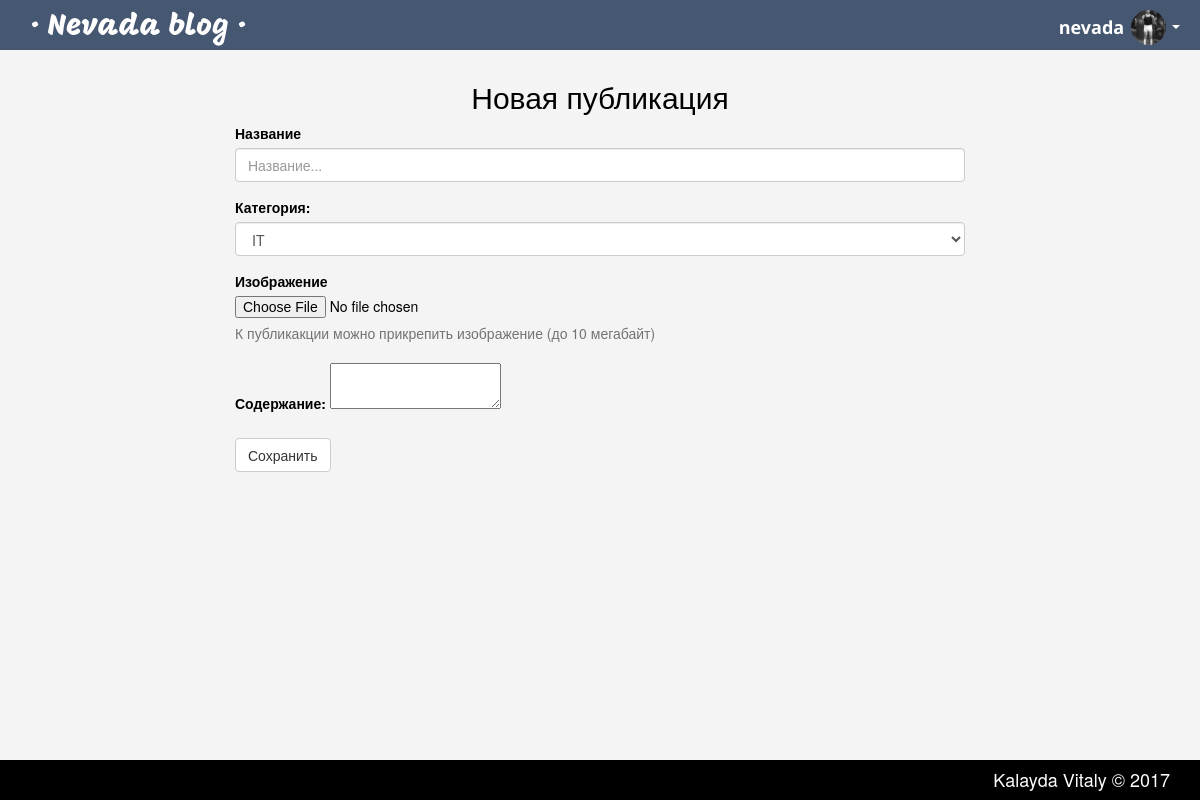
The app's page /post/create (signed in) with its own data.
### tables this page shows
CREATE TABLE `users_profiles` (
  `user_id` int(11) UNSIGNED NOT NULL,
  `email` varchar(50) DEFAULT NULL,
  `first_name` varchar(50) DEFAULT NULL,
  `last_name` varchar(50) DEFAULT NULL,
  `birth_day` date DEFAULT NULL,
  `city` varchar(50) DEFAULT NULL,
  `avatar` varchar(255) NOT NULL,
  `last_activity` timestamp NULL DEFAULT NULL
);

CREATE TABLE `users` (
  `id` int(11) UNSIGNED NOT NULL,
  `username` varchar(50) NOT NULL,
  `password` varchar(255) NOT NULL,
  `salt` varchar(64) NOT NULL,
  `role_id` int(11) UNSIGNED NOT NULL DEFAULT '1',
  `created_at` timestamp NOT NULL DEFAULT CURRENT_TIMESTAMP,
  `del_flag` tinyint(1) UNSIGNED NOT NULL DEFAULT '0'
);

### app/controllers/PostController.php (called while the page is built, shortened)
<?php
class PostController extends Controller {
	public function __construct() {
		$this->postModel = new Post;
		$categories = $this->postModel->getCategoriesList();
		$this->view->data('categories', $categories);
	}
	public function createAction() {
		$post = new Post;
		$categories = $post->getCategoriesList();
		$this->view->data('categories', $categories);
		return $this->view->render('main', 'post/create');
	}
}

### index.php (called while the page is built, shortened)
<?php
$app = new Router;

### app/libs/Database/QueryBuilder.php (called while the page is built, shortened)
<?php
class QueryBuilder {
	public $db;
	private static $_instance = null;
	public static function getInstance() {
		if(is_null(self::$_instance))
		{
			self::$_instance = new self();
		}
		return self::$_instance;
	}
	private function __construct() {
		$this->db = new Connector;
	}
	private function query($sql, $values = []) {
		if ($query = $this->db->prepare($sql)) {
			if (!empty($values)) {
				$values = array_values($values);
				if (count($values)) {
					$x = 1;
					foreach ($values as $param) {
						$query->bindValue($x, $param);
						$x++;
					}
				}
			}
			if ($query->execute()) {
				$queryWord = explode(' ', $sql)[0];
				if ($queryWord == 'SELECT') {
					if ($query->rowCount()) {
						return $query->fetchAll(\PDO::FETCH_OBJ);
					}
				} else if ($queryWord == 'INSERT') {
					return $this->db->lastInsertId();
				} else {
					return true;
				}
			}
		}
		return false;
	}
	private function prequery($action, $table, $parameters = []) {
		if ($parameters) {
			$fieldsArray = array_filter(array_keys($parameters), function($k) {return !is_int($k);});
			$valuesArray = array_values($parameters);
			$where = [];
			foreach($fieldsArray as $field) {
				$where[] = "{$field} = ?";
			}
			$where = implode(' AND ', $where);
		}
		$act = explode(' ', $action)[0];
		if ($act == 'SELECT' || $act == 'DELETE') {
			$sql = "{$action} FROM {$table}";
		} else if ($act == 'UPDATE') {
			$sql = "{$action}";
		}
		if (isset($where)) {
			$sql .= " WHERE {$where}";
		}
		if (isset($valuesArray)) {
			return $this->query($sql, $valuesArray);
		} else {
			return $this->query($sql);
		}
	}
	public function sql($sql, $fields = null) {
		$query = $this->db->prepare($sql);
		$query->execute($fields);
		if (explode(' ', $sql)[0] == 'SELECT') {
			if ($query->rowCount()) {
				return $query->fetchAll(\PDO::FETCH_OBJ);
			}
		} else {
			return true;
		}
	}
	public function update($table, $set, $parameters) {
		if ($table && $set && $parameters) {
			$setFields = [];
			$setValues = [];
			foreach ($set as $field => $value) {
				$setFields[] = "{$field} = ?";
				$setValues[] = $value;
			}
			$parameters = array_merge($setValues, $parameters);
			$set = implode(', ', $setFields);
			$action = "UPDATE {$table} SET {$set}";
			return $this->prequery($action, $table, $parameters);
		}
	}
}

### app/helpers/Config.php (called while the page is built)
<?php
class Config {
	public static function get($path = null) {
		if ($path) {
			$config = $GLOBALS['config'];
			$path = explode('/', $path);
			foreach ($path as $bit) {
				if (isset($config[$bit])) {
					$config = $config[$bit];
				}
			}
			return $config;
		}
	return false;
	}
}

### app/helpers/Cookie.php (called while the page is built, shortened)
<?php
class Cookie {
	public static function exists($name) {
		return (isset($_COOKIE[$name])) ? true : false;
	}
}

### app/helpers/Session.php (called while the page is built, shortened)
<?php
class Session {
	public static function exists($name) {
		return (isset($_SESSION[$name])) ? true : false;
	}
	public static function get($name) {
		return $_SESSION[$name];
	}
}

### app/models/User.php (called while the page is built, shortened)
<?php
class User extends Model {
	public function __construct() {
		if (Session::exists(Config::get('session/userId'))) {
			$user = Session::get(Config::get('session/userId'));
			if ($this->get($user)) {
				$this->updateLastActivity($user);
			} else {
				$this->logout();
			}
		}
	}
	public function get($user = null) {
		if ($user) {
			$field = (is_numeric($user)) ? 'id' : 'username';
			$sql = "SELECT * FROM `users`
			LEFT JOIN `users_profiles` ON users_profiles.user_id = users.id
			WHERE users.{$field} = '{$user}'";
			$data = $this->db->sql($sql)[0];
			if ($data) {
				return $this;
			}
		}
		return false;
	}
	public function updateLastActivity($id) {
		return $this->db->update('users_profiles', ['last_activity' => date('Y-m-d H:i:s')], ['user_id' => $id]);
	}
}

### app/libs/Model.php (called while the page is built, shortened)
<?php
class Model {
	public function __construct() {
		$this->db = QueryBuilder::getInstance();
	}
}

### app/libs/Database/Connector.php (called while the page is built, shortened)
<?php
class Connector extends \PDO {
	public function __construct() {
		$dsn = 	Config::get('database/DB_TYPE') . ":" .
		"host=" . Config::get('database/DB_HOST') .	";" .
		"dbname=" . Config::get('database/DB_NAME');
		$username = Config::get('database/username');
		$password = Config::get('database/password');
	}
}
?>

### app/helpers/Input.php (called while the page is built, shortened)
<?php
class Input {
	public static function exists($name = null) {
		if (!empty($name)) {
			return (!empty($_POST[$name])) ? true : false;
		} else {
			return (!empty($_POST)) ? true : false;
		}
	}
}

### app/models/Post.php (called while the page is built, shortened)
<?php
class Post extends Model {
	public function getCategoriesList() {
		$sql = 'SELECT categories.*, count(posts.id) as count
		FROM categories LEFT JOIN posts
		ON posts.category_id = categories.id
		GROUP BY name
		ORDER BY categories.id';
		return $this->db->sql($sql);
	}
}

### app/views/post/parts/post-form.php (the view, shortened to what this page needs)
<form method="post" enctype="multipart/form-data">
    <div class="form-group has-feedback <?php if(isset($errors['title'])) {echo 'has-error';} else if(Input::exists('title')) {echo 'has-success';}?>">
        <label>Название</label>
        <input type="text" class="form-control" name="title" placeholder="Название..." value="<?php if (Input::exists('title')) {echo Input::get('title', true);} else { echo @$post->title;} ?>">
    </div>
    <div class="form-group">
        <label for="sel1">Категория:</label>
        <select class="form-control" name="category" id="sel1">
            <?php foreach ($categories as $cat): ?>
                <option value="<?= $cat->name; ?>"<?php if (isset($post->cat_name) && ($post->cat_name == $cat->name)) {echo 'selected';} ?>><?= $cat->name; ?></option>
            <?php endforeach; ?>
        </select>
    </div>
    <div class="form-group has-feedback <?php if(isset($errors['file'])) {echo 'has-error';}?>">
        <label class="image-block" for="exampleInputFile">
            Изображение
        </label>
        <input type="file" name="post-image[]" id="exampleInputFile">
        <p class="help-block">К публикакции можно прикрепить изображение (до 10 мегабайт)</p>
    </div>
    <div class="text-editor form-group has-feedback <?php if(isset($errors['content'])) {echo 'has-error';}?>">
        <label>Содержание:</label>
        <textarea class="tinymce" name="content">
            <?php if(Input::exists('content')) {echo Input::get('content');} else {echo @$post->content;}
            ?>
        </textarea>
    </div>
    <input type="submit" name="save" class="btn btn-default" value="Сохранить">
</form>

### app/views/templates/main.php (shortened to what this page needs)
<?php
$user = new User;
?>
<!DOCTYPE html>
<html lang="ru">
<head>
    <link rel="stylesheet" href="/public/libs/bootstrap/bootstrap.min.css" />
    <link rel="stylesheet" href="http://netdna.bootstrapcdn.com/font-awesome/4.0.3/css/font-awesome.css">
    <link rel="stylesheet" href="/public/css/style.css">
</head>
<body>
    <div class="wrapper">
        <div class="page">
            <header>
                <div class="header-top clearfix">
                    <div class="container">
                        <div class="logo pull-left">
                            <h1><a title="Home page" href="/">&middot; Nevada blog &middot;</a></h1>
                        </div>
                        <div class="pull-right">
                            <?php if (!$user->isLoggedIn()): ?>
                                <nav class="nav auth-buttons pull-right">
                                    <ul>
                                        <li><a href="/auth/login" class="button">Вход</a></li>
                                        <li><a href="/auth/register" class="button">Регистрация</a></li>
                                    </ul>
                                </nav>
                            <?php else: ?>
                                <ul class="nav navbar-nav navbar-right">
                                    <li class="dropdown user-block">
                                        <a href="/profile" class="dropdown-toggle top-profile-button" data-toggle="dropdown" role="button" aria-haspopup="true" aria-expanded="false">
                                           <span class="top-username"><?= $user->data()->username; ?></span>
                                           <div class="top-image-wrap" style="background-image: url('/<?=$user->data()->avatar;?>')"></div>
                                           <span class="caret"></span></a>
                                    </li>
                                </ul>
                            <?php endif; ?>
                        </div>
                    </div>
                </div>
            </header>
            <?php require_once Config::get('path/views') . '/' . $contentPage . '.php';  ?>
        </div>
        <footer>
            <div class="container">
                <h4 class="text-right">Kalayda Vitaly &copy; 2017</h4>
            </div>
        </footer>
    </div>
</body>
</html>

### public/css/style.css (style rules this page uses)
:root { margin: 0; padding: 0; height: 100%; font-size: 20px; font-family: 'Open Sans'; }
body { font: 'Open Sans', Arial, Tahoma, sans-serif; width: 100%; height: 100%; color: black; background: #f4f4f4; }
.wrapper { display: flex; flex-direction: column; height: 100%; }
.page { flex: 1 0 auto; }
footer { margin-top: 30px; display: block; line-height: 50px; background-color: black; flex: 0 0 auto; color: white; }
a { color: black; }
.header-top { height: 50px; line-height: 50px; text-align: center; background: #465772; margin-bottom: 10px; }
.logo h1 { height: 50px; margin: 0; }
.logo a { color: white; font-size: 30px; font-family: 'Mogra'; font-weight: 300; line-height: 50px; height: 50px; }
.caret { border-top-color: white; }
.header-top .top-profile-button { height: 50px; line-height: 50px; background: none; padding: 0 5px; vertical-align: initial; -webkit-border-radius: 0; border-radius: 0; }
.top-username { font-family: 'Open Sans'; margin-right: 3px; vertical-align: middle; color: #fff; font-size: 18px; font-weight: 700; }
.top-image-wrap { display: inline-block; vertical-align: middle; width: 35px; -webkit-border-radius: 100%; border-radius: 100%; height: 35px; text-align: center; background-position: center center; background-size: cover; }
.text-editor { margin: 20px 0; }
.image-block { width: 100%; }

### records on screen
users_profiles: user_id.username "nevada", avatar (picture)

### other values on screen
form field category "IT"
